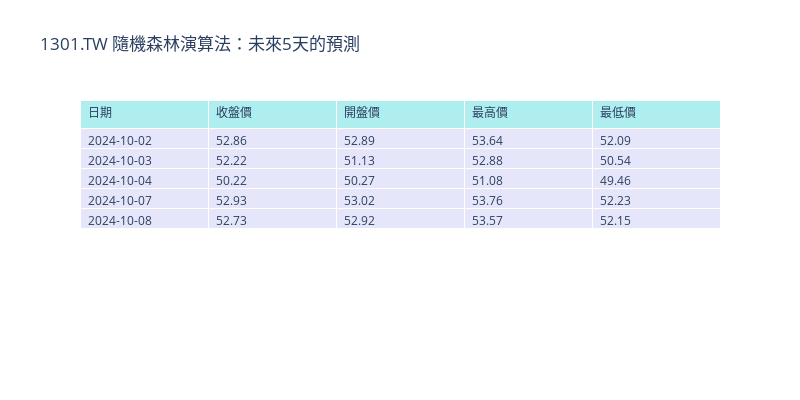
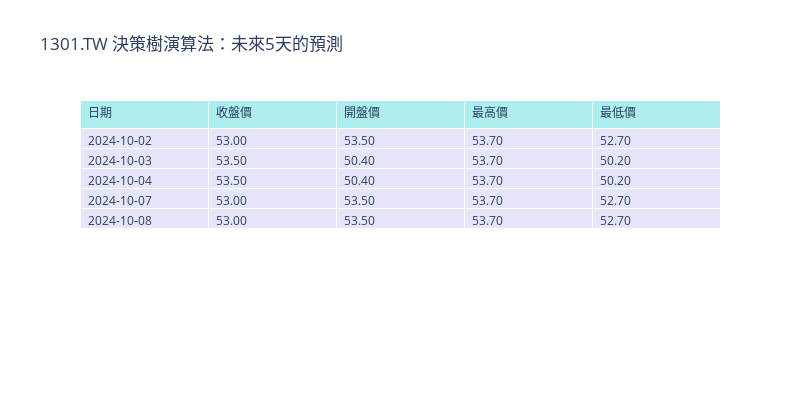

Notebook code for these charts, in order:
### Markdown cell above
### 2-1.預測未來 n 天股價: 隨機森林、決策樹

### Code cell
import pandas as pd
import numpy as np
from sklearn.model_selection import train_test_split
from sklearn.metrics import mean_squared_error

from sklearn.ensemble import RandomForestRegressor
from sklearn.tree import DecisionTreeRegressor

# 預測未來 n 天股價 (n = 5)
predict_days = 5

# 讀取資料
data = pd.read_csv(f'stock_data_{target_code}_with_features.csv')

# 特徵選擇
features = ['SMA5', 'SMA10', 'SMA20', 'RSI', 'MACD', 'MACD_Signal']
target_columns = ['收盤價','開盤價', '最高價', '最低價']

# 分割資料集
X = data[features]
y = data[target_columns]
X_train, X_test, y_train, y_test = train_test_split(X, y, test_size=0.2, random_state=42)

# 訓練 隨機森林 模型
model = RandomForestRegressor(n_estimators=100, random_state=42)
model.fit(X_train, y_train)

# 訓練 決策樹 模型
dt_model = DecisionTreeRegressor()
dt_model.fit(X_train, y_train)

# 評估 隨機森林 模型
y_pred = model.predict(X_test)
print(f'隨機森林 Mean Squared Error: {mean_squared_error(y_test, y_pred)}')

# 評估 決策樹 模型
y_pred_dt = dt_model.predict(X_test)
print(f'決策樹 Mean Squared Error: {mean_squared_error(y_test, y_pred_dt)}')

# 預測未來 n 天
def predict_future(data, model, features, n_days):
    future_predictions = []
    last_known_features = data[features].iloc[-1].values.reshape(1, -1)
    
    for _ in range(n_days):
        next_prediction = model.predict(pd.DataFrame(last_known_features, columns=features))
        future_predictions.append(next_prediction[0])
        
        # 更新特徵，假設未來的技術指標不變
        last_known_features = np.roll(last_known_features, -1, axis=1)
        last_known_features[0, -len(next_prediction[0]):] = next_prediction[0]
    
    return future_predictions


future_predictions = predict_future(data, model, features, predict_days)
future_predictions_dt = predict_future(data, dt_model, features, predict_days)

# 生成未來 n 天的工作日日期
last_date = pd.to_datetime(data['日期'].iloc[-1])
future_dates = pd.bdate_range(start=last_date, periods=predict_days+1)[1:]  # +1 是因為 bdate_range 包含起始日期

# 將日期與預測結果結合：隨機森林
future_df = pd.DataFrame(future_predictions, columns=target_columns)
future_df['日期'] = future_dates
future_df = future_df[['日期'] + target_columns]
print(f'{target_code} 隨機森林演算法： 未來{predict_days}天的預測: {future_df}\n---')

# 將日期與預測結果結合：決策樹
future_df_dt = pd.DataFrame(future_predictions_dt, columns=target_columns)
future_df_dt['日期'] = future_dates
future_df_dt = future_df_dt[['日期'] + target_columns]
print(f'{target_code} 決策樹演算法： 未來{predict_days}天的預測: {future_df_dt}')

import plotly.graph_objects as go

# 建立表格
def plot_table(original_data, title):
    data = original_data.copy()
    data['日期'] = data['日期'].dt.strftime("%Y-%m-%d")
    fig = go.Figure(data=[go.Table(
        header=dict(values=list(data.columns),
                    fill_color='paleturquoise',
                    align='left'),
        cells=dict(values=[data[col] for col in data.columns],
                fill_color='lavender',
                format=["", ".2f", ".2f", ".2f", ".2f"],
                align='left'))
    ])
    
    fig.update_layout(title=title, width=800, height=400)
    fig.show()

# 使用隨機森林預測結果繪製表格
plot_table(future_df, f'{target_code}.TW 隨機森林演算法：未來{predict_days}天的預測')

# 使用決策樹預測結果繪製表格
plot_table(future_df_dt, f'{target_code}.TW 決策樹演算法：未來{predict_days}天的預測')

### Figure 1 — Plotly figure (JSON) as saved in the notebook; plotly's stock layout.template omitted (floating-point values rounded to 4 significant figures)
{"data": [{"cells": {"align": "left", "fill": {"color": "lavender"}, "format": ["", ".2f", ".2f", ".2f", ".2f"], "values": [["2024-10-02", "2024-10-03", "2024-10-04", "2024-10-07", "2024-10-08"], [52.86, 52.22, 50.22, 52.93, 52.73], [52.89, 51.13, 50.27, 53.02, 52.92], [53.64, 52.88, 51.08, 53.76, 53.57], [52.09, 50.54, 49.46, 52.23, 52.15]]}, "header": {"align": "left", "fill": {"color": "paleturquoise"}, "values": ["日期", "收盤價", "開盤價", "最高價", "最低價"]}, "type": "table"}], "layout": {"height": 400, "title": {"text": "1301.TW 隨機森林演算法：未來5天的預測"}, "width": 800}}

### Figure 2 — Plotly figure (JSON) as saved in the notebook; plotly's stock layout.template omitted (floating-point values rounded to 4 significant figures)
{"data": [{"cells": {"align": "left", "fill": {"color": "lavender"}, "format": ["", ".2f", ".2f", ".2f", ".2f"], "values": [["2024-10-02", "2024-10-03", "2024-10-04", "2024-10-07", "2024-10-08"], [53, 53.5, 53.5, 53, 53], [53.5, 50.4, 50.4, 53.5, 53.5], [53.7, 53.7, 53.7, 53.7, 53.7], [52.7, 50.2, 50.2, 52.7, 52.7]]}, "header": {"align": "left", "fill": {"color": "paleturquoise"}, "values": ["日期", "收盤價", "開盤價", "最高價", "最低價"]}, "type": "table"}], "layout": {"height": 400, "title": {"text": "1301.TW 決策樹演算法：未來5天的預測"}, "width": 800}}
